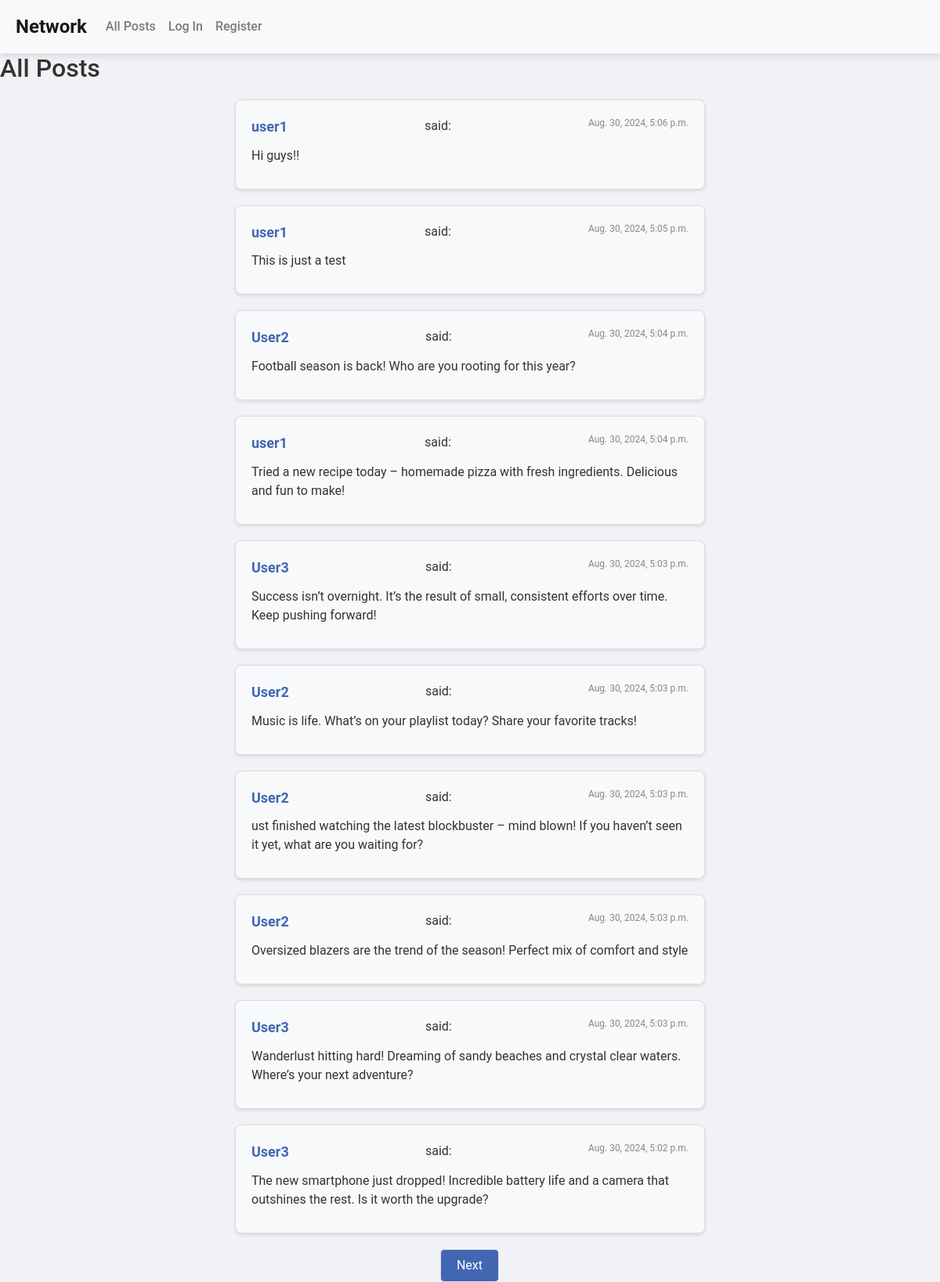
The page / on the database its author committed.
### network/models.py (models this page shows, shortened)
class Post(models.Model):
    user = models.ForeignKey(User, on_delete=models.CASCADE, related_name="posts")
    content = models.TextField()
    timestamp = models.DateTimeField(auto_now_add=True)

class User(AbstractUser):
    pass

### network/views.py (the view)
# urls.py: path("", views.index, name="index"),
def index(request):
    posts = Post.objects.all().order_by("-timestamp")
    paginator = Paginator(posts, 10)
    page_number = request.GET.get('page')
    posts_of_the_page = paginator.get_page(page_number)
    return render(request, "network/index.html", {
        "posts": posts,
        "posts_of_the_page":posts_of_the_page
    })

### network/templates/network/index.html (shortened to what this page needs)
{% extends "network/layout.html" %}
{% block body %}
    <h2>All Posts</h2>
    <div class="posts">
        {% for post in posts_of_the_page %}
            <div class="post">
                <div class="post-header">
                    <strong><a href="{% url 'profile' user_id=post.user.id %}">{{ post.user.username }}</a></strong> said:
                    <span class="timestamp">{{ post.timestamp }}</span>
                </div>
                <p class="post-content" data-post-id="{{ post.id }}">{{ post.content }}</p>
            </div>
        {% endfor %}
    </div>
    <div class="Pag">
        <ul>
            {% if posts_of_the_page.has_next %}
                <li class="pageBut"><a class="page-link" href="?page={{ posts_of_the_page.next_page_number }}">Next</a></li>
            {% endif %}
        </ul>
    </div>
{% endblock %}

### network/templates/network/layout.html (shortened to what this page needs)
{% load static %}
<!DOCTYPE html>
<html lang="en">
    <head>
        <link rel="stylesheet" href="https://stackpath.bootstrapcdn.com/bootstrap/4.4.1/css/bootstrap.min.css">
        <link href="{% static 'network/styles.css' %}" rel="stylesheet">
        <link rel="stylesheet" href="https://cdnjs.cloudflare.com/ajax/libs/font-awesome/6.0.0-beta3/css/all.min.css">
    </head>
    <body>
        <nav class="navbar navbar-expand-lg navbar-light bg-light">
            <a class="navbar-brand" href="#">Network</a>
            <div>
              <ul class="navbar-nav mr-auto">
                <li class="nav-item">
                  <a class="nav-link" href="{% url 'index' %}">All Posts</a>
                </li>
                {% if user.is_authenticated %}
                    <li class="nav-item">
                        <a class="nav-link" href="{% url 'following' %}">Following</a>
                    </li>
                    <li class="nav-item">
                        <a class="nav-link" href="{% url 'logout' %}">Log Out</a>
                    </li>
                {% else %}
                    <li class="nav-item">
                        <a class="nav-link" href="{% url 'login' %}">Log In</a>
                    </li>
                    <li class="nav-item">
                        <a class="nav-link" href="{% url 'register' %}">Register</a>
                    </li>
                {% endif %}
              </ul>
            </div>
          </nav>
        <div class="body">
            {% block body %}
            {% endblock %}
        </div>
    </body>
</html>

### network/static/network/styles.css (style rules this page uses)
* { margin: 0; padding: 0; box-sizing: border-box; }
body { font-family: 'Roboto', sans-serif; background-color: #f0f2f5; color: #333; line-height: 1.6; }
.navbar { background-color: #4267B2; padding: 10px 20px; box-shadow: 0 4px 8px rgba(0, 0, 0, 0.1); }
.navbar-brand { color: #fff; font-size: 1.5rem; font-weight: bold; }
.navbar-nav .nav-link { color: #fff; font-weight: 500; padding: 10px 15px; transition: background-color 0.3s ease, color 0.3s ease; }
.posts { margin: 20px auto; max-width: 600px; }
.post { background-color: #f8f9fa; padding: 20px; margin-bottom: 20px; border-radius: 8px; border: 1px solid #ddd; box-shadow: 0 2px 4px rgba(0, 0, 0, 0.1); position: relative; }
.post-header { display: flex; justify-content: space-between; margin-bottom: 10px; }
.post-header strong a { font-size: 18px; color: #4267B2; text-decoration: none; }
.timestamp { font-size: 12px; color: #888; }
.post-content { font-size: 16px; line-height: 1.5; color: #333; margin-bottom: 10px; }
.Pag { display: flex; justify-content: space-between; margin-top: 20px; max-width: 600px; margin-left: auto; margin-right: auto; }
.Pag ul { display: flex; justify-content: space-between; width: 100%; padding: 0; margin: 0; }
.pageBut { list-style: none; }
.pageBut:first-child { margin-right: auto; }
.pageBut:last-child { margin-left: auto; }
.page-link { display: inline-block; padding: 10px 20px; background-color: #4267B2; color: white; border-radius: 5px; text-decoration: none; font-size: 16px; transition: background-color 0.3s ease, box-shadow 0.3s ease; }

### rows shown on the page
Post: user.username "user1", timestamp "Aug. 30, 2024, 5:06 p.m.", content "Hi guys!!"
Post: user.username "user1", timestamp "Aug. 30, 2024, 5:05 p.m.", content "This is just a test"
Post: user.username "User2", timestamp "Aug. 30, 2024, 5:04 p.m.", content "Football season is back! Who are you rooting for this year?"
Post: user.username "user1", timestamp "Aug. 30, 2024, 5:04 p.m.", content "Tried a new recipe today – homemade pizza with fresh ingredients. Delicious and fun to make!"
Post: user.username "User3", timestamp "Aug. 30, 2024, 5:03 p.m.", content "Success isn’t overnight. It’s the result of small, consistent efforts over time. Keep pushing forward!"
Post: user.username "User2", timestamp "Aug. 30, 2024, 5:03 p.m.", content "Music is life. What’s on your playlist today? Share your favorite tracks!"
Post: user.username "User2", timestamp "Aug. 30, 2024, 5:03 p.m.", content "ust finished watching the latest blockbuster – mind blown! If you haven’t seen it yet, what are you waiting for?"
Post: user.username "User2", timestamp "Aug. 30, 2024, 5:03 p.m.", content "Oversized blazers are the trend of the season! Perfect mix of comfort and style"
Post: user.username "User3", timestamp "Aug. 30, 2024, 5:03 p.m.", content "Wanderlust hitting hard! Dreaming of sandy beaches and crystal clear waters. Where’s your next adventure?"
Post: user.username "User3", timestamp "Aug. 30, 2024, 5:02 p.m.", content "The new smartphone just dropped! Incredible battery life and a camera that outshines the rest. Is it worth the upgrade?"
